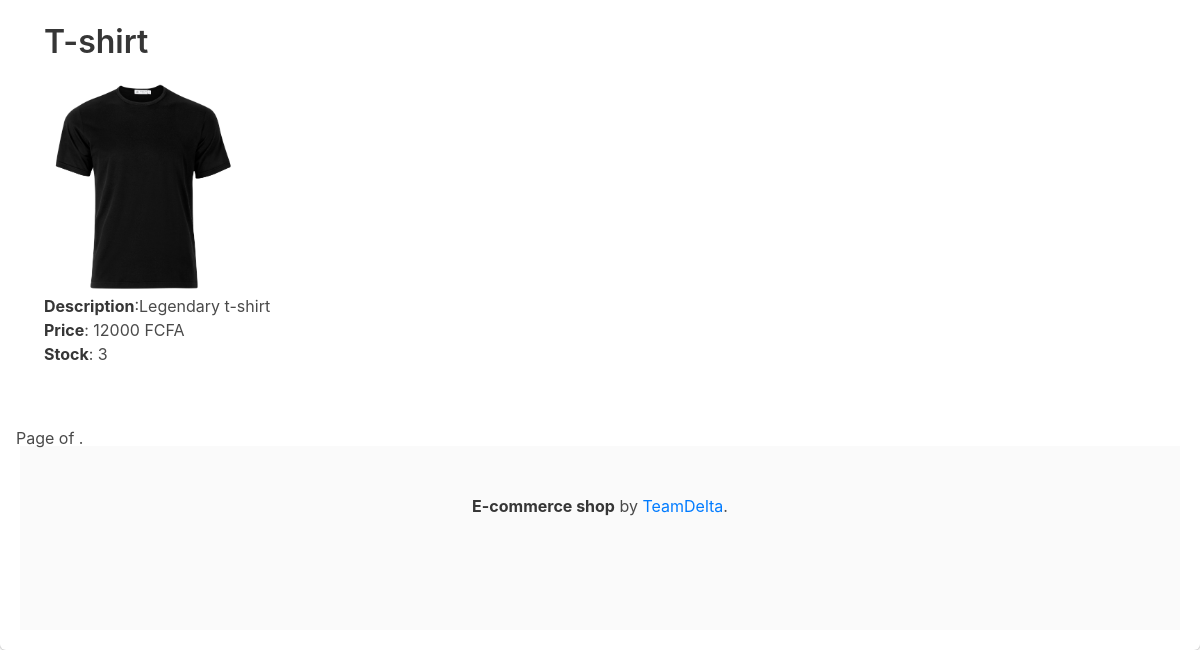
/eshop/shop (lower part), run on an earlier commit of the app's database.
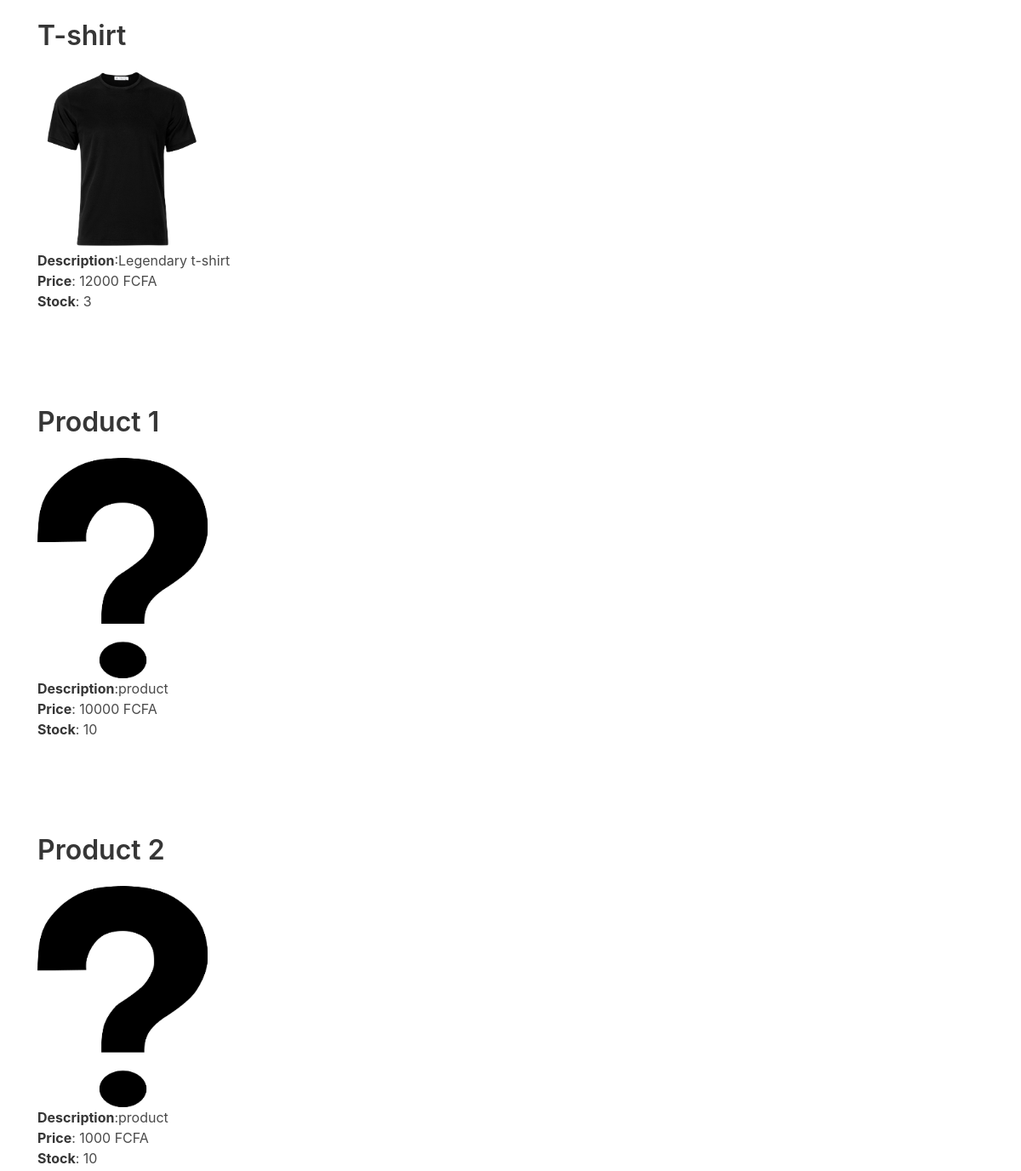
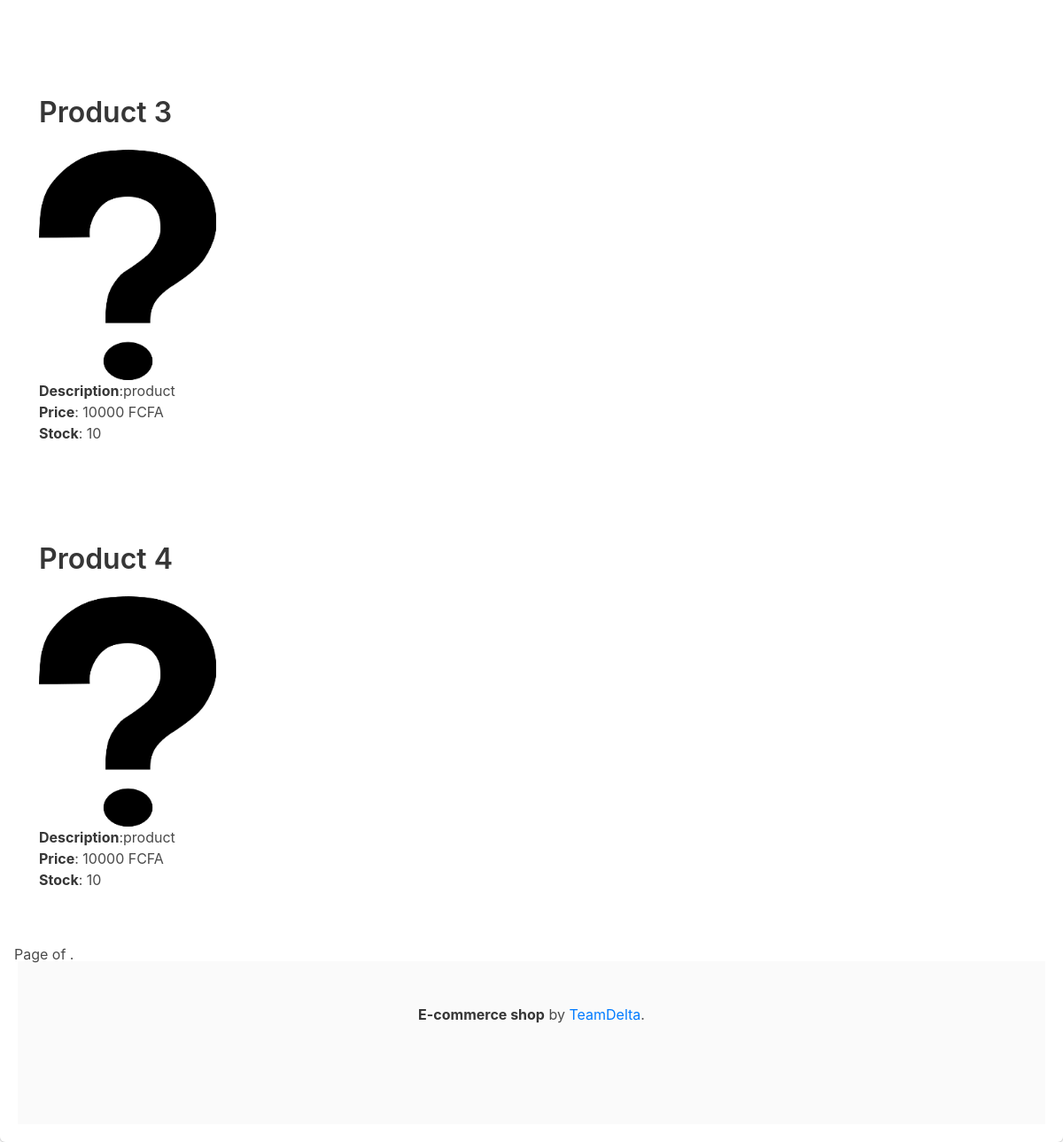
And on a later commit of the database (2 pictures, top to bottom).
### e_shop/models.py (models this page shows, shortened)
class Product(models.Model):
    name = models.CharField(max_length=100)
    description = models.TextField()
    price = models.PositiveIntegerField()
    image_link = models.ImageField(upload_to="e_shop/uploads")
    quantity = models.PositiveIntegerField()
    users = models.ManyToManyField(User, through='Purchase',
                                      related_name='products_commanded')

### e_shop/views.py (the view)
# urls.py: path('shop', views.shop),
def shop(request):
    pro = Product.objects.all()
    paginator = Paginator(pro,6)  # Show 6 products per page
    page = request.GET.get('page')
    all_product = paginator.get_page(page)
    context = {'all_product': pro}
    template = 'e_shop/shop.html'
    return render(request,template,context)

### e_shop/templates/e_shop/shop.html (shortened to what this page needs)
{% load static %}
<!DOCTYPE html>
<html>
<head>
    <link rel="stylesheet" href="{% static 'e_shop/bulma.min.css' %}">
    <link rel="stylesheet" href="{% static 'e_shop/shop.css' %}" />
    <link rel="stylesheet" href="https://stackpath.bootstrapcdn.com/bootstrap/4.3.1/css/bootstrap.min.css"
>
</head>
<body>
    <div class="box has-text-centered">
    <div>
        <table>
            {% for product in all_product %}
            <tr>
                <td><section class="column section">
                    <p class="title">{{product.name}}</p>
                    <img src="{{product.image_link.url}}" alt="{{product.name}}" height="200px" width="200px"/>
                    <ul>
                        <li><strong>Description</strong>:{{product.description}}</li>
                        <li><strong>Price</strong>: {{product.price}} FCFA</li>
                        <li><strong>Stock</strong>: {{product.quantity}}</li>
                    </ul>
                </section>
            </td>
            </tr>
            {% endfor %}
        </table>
            <div>
                <div class="pagination">
                    <span class="step-links">
                        <span class="current">
                            Page {{ all_product.number }} of {{ all_product.paginator.num_pages }}.
                        </span>
                    </span>
                </div>
            </div>
    </div>
    <footer id="contact-us" class="footer">
        <div class="content has-text-centered">
            <p>
                <strong>E-commerce shop</strong> by <a href="#">TeamDelta</a>.
            </p>
        </div>
    </footer>
</body>
</html>

What changed in the data, as far as the page shows it:
added Product: name "Product 1", image_link (picture), description "product", price "10000", quantity "10"
added Product: name "Product 2", image_link (picture), description "product", price "1000", quantity "10"
added Product: name "Product 3", image_link (picture), description "product", price "10000", quantity "10"
added Product: name "Product 4", image_link (picture), description "product", price "10000", quantity "10"
